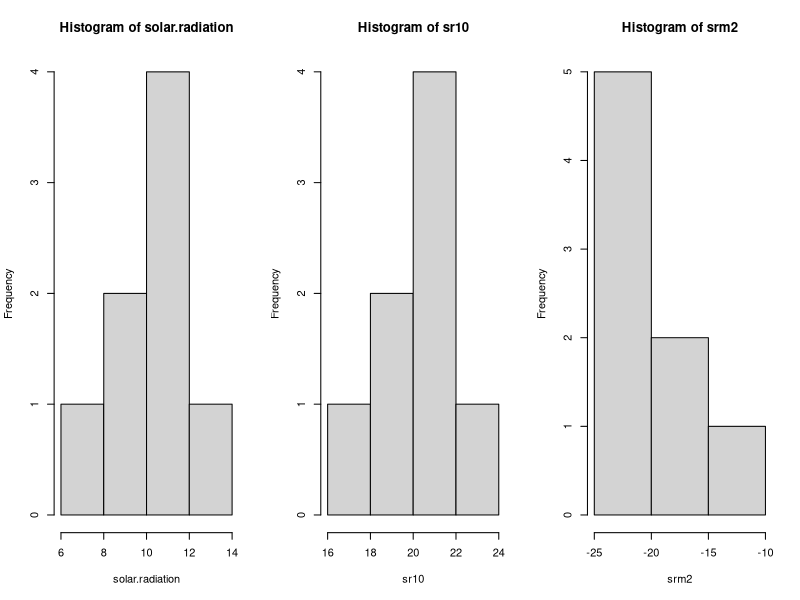

The R source for this figure:
solar.radiation <- c(11.1, 10.6 ,  6.3 ,  8.8 ,  10.7 ,  11.2 ,  8.9 ,  12.2)

summary(solar.radiation)
var(solar.radiation)

sr10 <- solar.radiation + 10

summary(sr10)
var(sr10)

srm2 <- solar.radiation*(-2)
summary(srm2)
var(srm2)

par(mfrow=c(1,3))
hist(solar.radiation)
hist(sr10)
hist(srm2)
